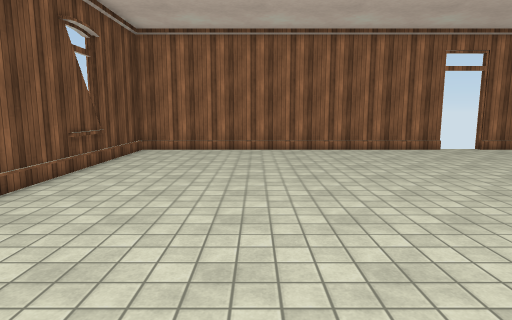
View 1 (above)

17 first-person views from a walk through a Unity game level. The camera is 1.5 m above the floor, tilts 8° down and sees 75° across. The floor is counted in squares, 1 m on a side. Each view is taken from the middle of a square. On the plan, view 1 faces up. The plan holds only what a view shows up to about 15 squares ahead; the rest is blank. Surface patterns are stand-ins for the level's own textures.

View 2
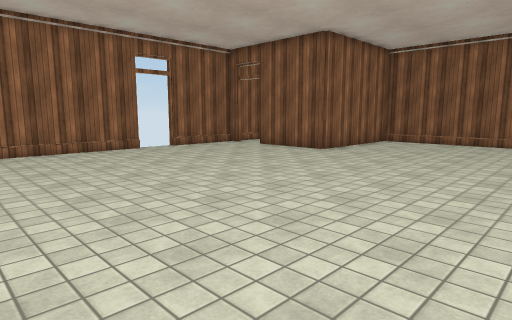

View 3
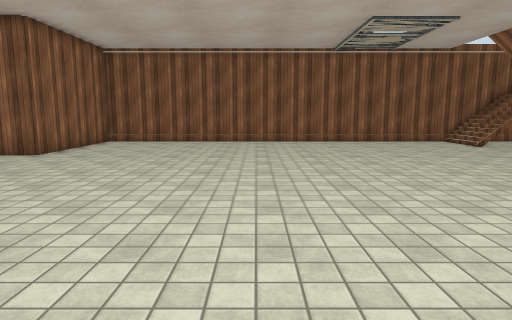

View 4
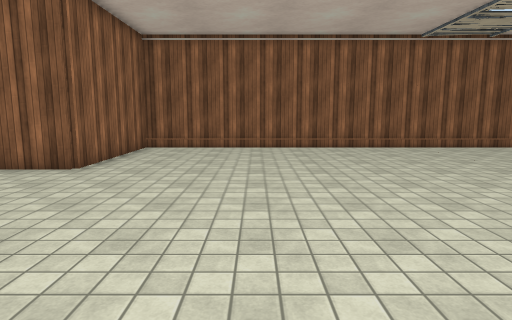

View 5
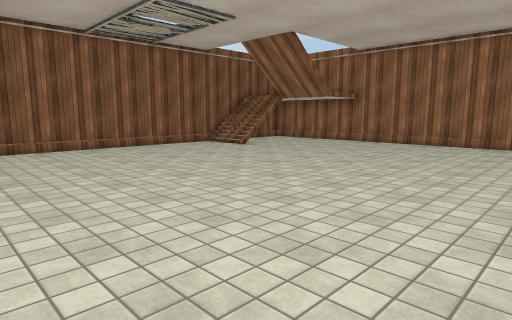

View 6
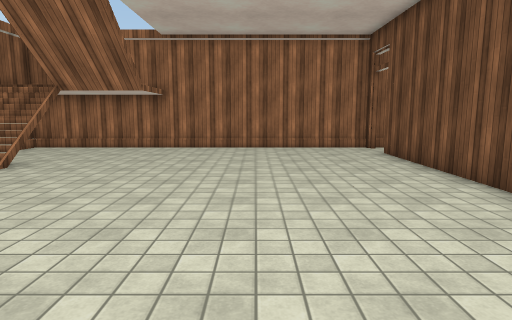

View 7
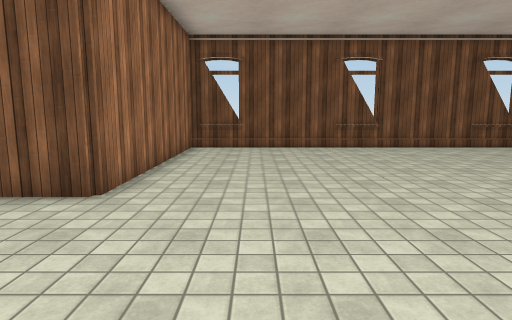

View 8
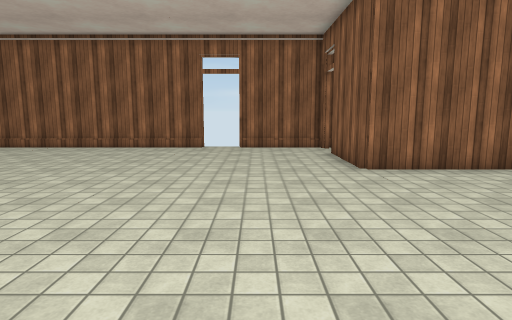

View 9
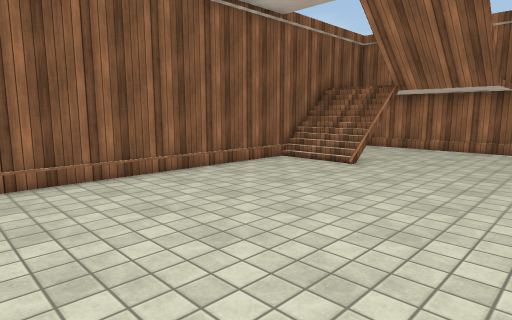

View 10
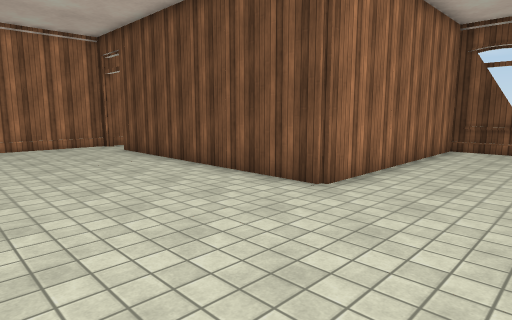

View 11
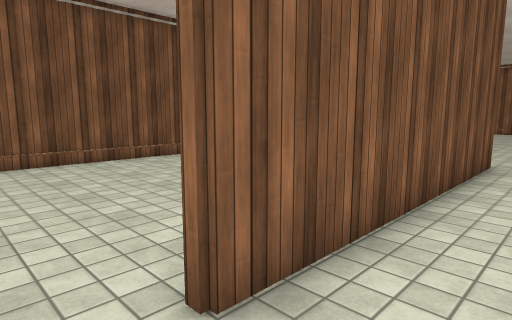

View 12
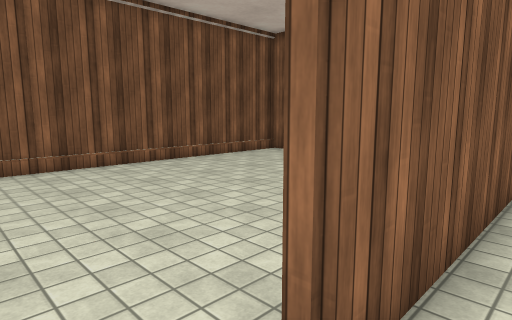

View 13
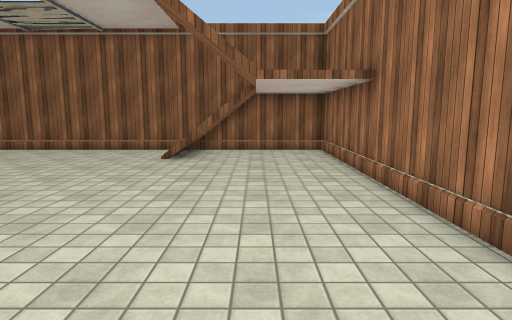

View 14
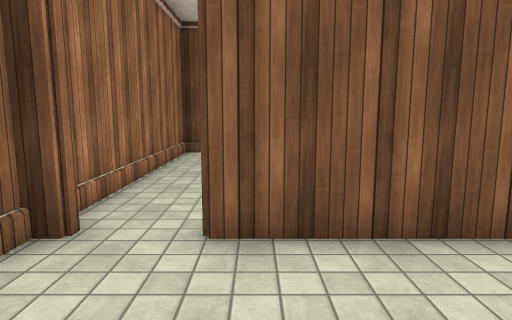

View 15
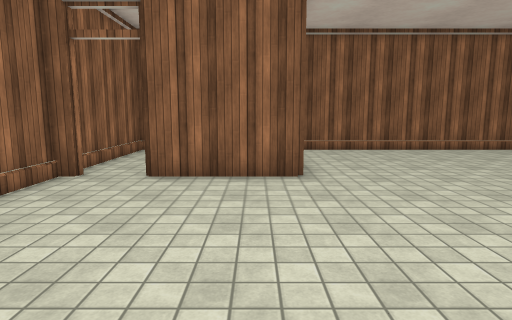

View 16
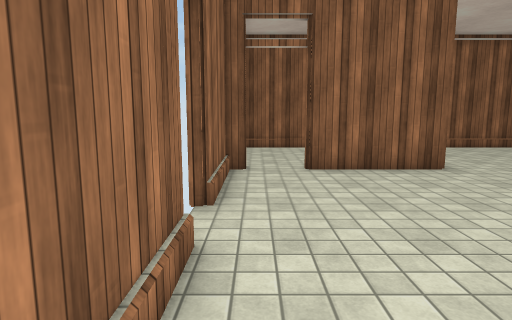

View 17
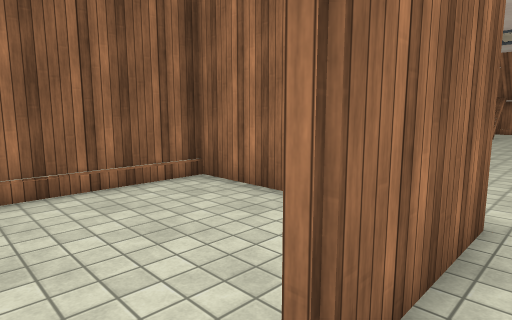

### Floor plan
Ten units are one square. View 1 is at (0, 0); x grows to the right and y downward. Boxes are objects, and circles mark ways between rooms. Rooms are numbered by the first view taken in them; rooms with no view inside come last. Other rooms are left out.
<svg viewBox="-53 -143 247 306">
<path fill="none" stroke="#000" d="M78 -138 -48 -138 -48 38 42 38 42 137M132 -133 128 -133 128 -138 93 -138M159 122 159 100M42 153 42 158 188 158 188 -78 128 -78 128 -117 132 -117M160 103 188 103M159 105 189 105M160 108 189 108M42 137 38 137M38 153 42 153M-48 41 -48 158 38 158M160 -81 188 -81 188 -138 133 -138"/>
<circle cx="40" cy="140" r="3" fill="#2a7"/>
<circle cx="130" cy="-120" r="3" fill="#2a7"/>
<text x="80" y="0">1</text>
<text x="0" y="100">2</text>
<text x="150" y="-110">3</text>
</svg>
Room 1 opens to room 2. Room 1 opens to room 3.

Where each view was taken, in squares from view 1:
view 1: 0 up, 0 right, facing up
view 2: 0 up, 1 right, facing up-right
view 3: 0 up, 1 right, facing right
view 4: 3 up, 4 right, facing right
view 5: 1 up, 4 right, facing down-right
view 6: 1 down, 9 right, facing down
view 7: 1 down, 10 right, facing left
view 8: 1 down, 10 right, facing up
view 9: 1 down, 11 right, facing down-right
view 10: 0 up, 10 right, facing down-left
view 11: 15 down, 6 right, facing up-left
view 12: 15 down, 5 right, facing up-left
view 13: 13 down, 5 right, facing right
view 14: 13 down, 8 right, facing left
view 15: 9 up, 5 right, facing right
view 16: 13 up, 4 right, facing right
view 17: 13 up, 12 right, facing down-right
